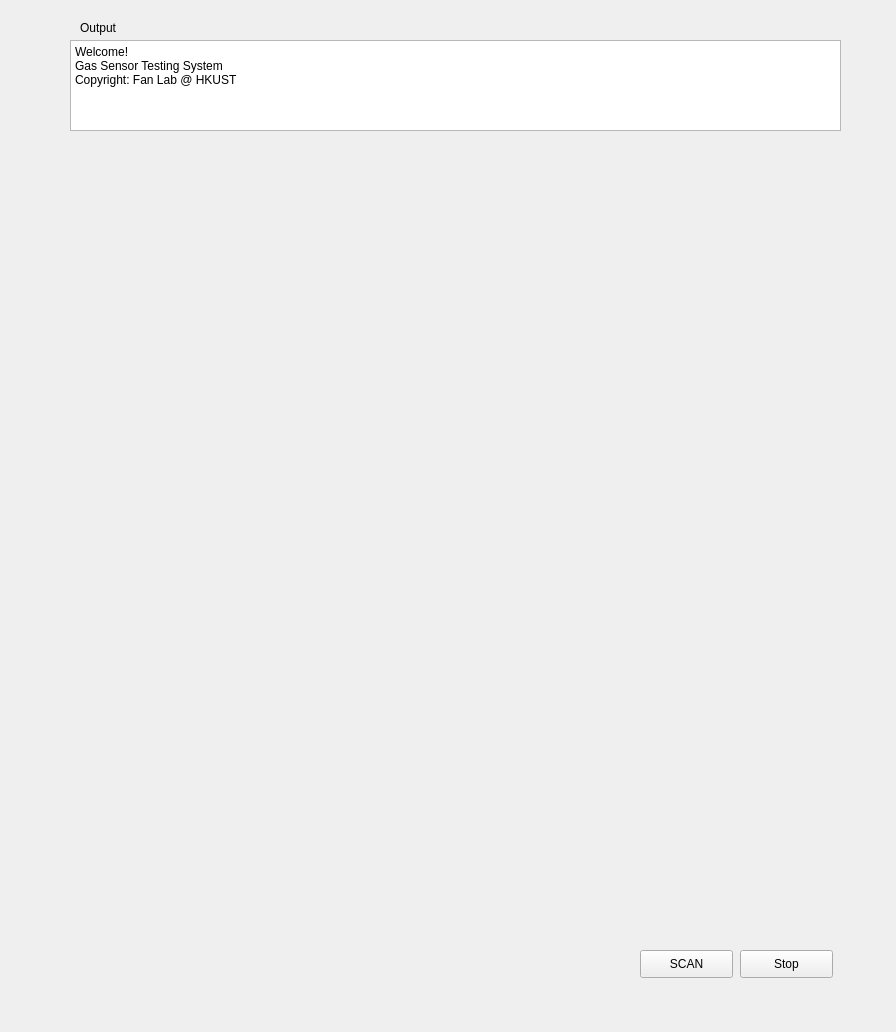
<?xml version="1.0" encoding="UTF-8"?>
<ui version="4.0">
 <class>Form</class>
 <widget class="QWidget" name="Form">
  <property name="geometry">
   <rect>
    <x>0</x>
    <y>0</y>
    <width>896</width>
    <height>1032</height>
   </rect>
  </property>
  <property name="windowTitle">
   <string>Form</string>
  </property>
  <widget class="QLabel" name="label_30">
   <property name="geometry">
    <rect>
     <x>80</x>
     <y>20</y>
     <width>72</width>
     <height>15</height>
    </rect>
   </property>
   <property name="text">
    <string>Output</string>
   </property>
  </widget>
  <widget class="QTextEdit" name="Console">
   <property name="geometry">
    <rect>
     <x>70</x>
     <y>40</y>
     <width>771</width>
     <height>91</height>
    </rect>
   </property>
   <property name="readOnly">
    <bool>true</bool>
   </property>
   <property name="html">
    <string>&lt;!DOCTYPE HTML PUBLIC &quot;-//W3C//DTD HTML 4.0//EN&quot; &quot;http://www.w3.org/TR/REC-html40/strict.dtd&quot;&gt;
&lt;html&gt;&lt;head&gt;&lt;meta name=&quot;qrichtext&quot; content=&quot;1&quot; /&gt;&lt;style type=&quot;text/css&quot;&gt;
p, li { white-space: pre-wrap; }
&lt;/style&gt;&lt;/head&gt;&lt;body style=&quot; font-family:'SimSun'; font-size:9pt; font-weight:400; font-style:normal;&quot;&gt;
&lt;p style=&quot; margin-top:0px; margin-bottom:0px; margin-left:0px; margin-right:0px; -qt-block-indent:0; text-indent:0px;&quot;&gt;Welcome!&lt;/p&gt;
&lt;p style=&quot; margin-top:0px; margin-bottom:0px; margin-left:0px; margin-right:0px; -qt-block-indent:0; text-indent:0px;&quot;&gt;Gas Sensor Testing System&lt;/p&gt;
&lt;p style=&quot; margin-top:0px; margin-bottom:0px; margin-left:0px; margin-right:0px; -qt-block-indent:0; text-indent:0px;&quot;&gt;Copyright: Fan Lab @ HKUST&lt;/p&gt;
&lt;p style=&quot;-qt-paragraph-type:empty; margin-top:0px; margin-bottom:0px; margin-left:0px; margin-right:0px; -qt-block-indent:0; text-indent:0px;&quot;&gt;&lt;br /&gt;&lt;/p&gt;&lt;/body&gt;&lt;/html&gt;</string>
   </property>
  </widget>
  <widget class="RoundProgressbar" name="IMG1" native="true">
   <property name="geometry">
    <rect>
     <x>70</x>
     <y>150</y>
     <width>700</width>
     <height>400</height>
    </rect>
   </property>
  </widget>
  <widget class="QPushButton" name="scan">
   <property name="enabled">
    <bool>true</bool>
   </property>
   <property name="geometry">
    <rect>
     <x>640</x>
     <y>950</y>
     <width>93</width>
     <height>28</height>
    </rect>
   </property>
   <property name="text">
    <string>SCAN</string>
   </property>
  </widget>
  <widget class="QPushButton" name="stop">
   <property name="geometry">
    <rect>
     <x>740</x>
     <y>950</y>
     <width>93</width>
     <height>28</height>
    </rect>
   </property>
   <property name="text">
    <string>Stop</string>
   </property>
  </widget>
  <widget class="GraphicsLayoutWidget" name="Records" native="true">
   <property name="geometry">
    <rect>
     <x>70</x>
     <y>580</y>
     <width>701</width>
     <height>331</height>
    </rect>
   </property>
  </widget>
  <zorder>scan</zorder>
  <zorder>IMG1</zorder>
  <zorder>label_30</zorder>
  <zorder>Console</zorder>
  <zorder>stop</zorder>
  <zorder>Records</zorder>
 </widget>
 <customwidgets>
  <customwidget>
   <class>RoundProgressbar</class>
   <extends>QWidget</extends>
   <header>QRoundProgressbar</header>
   <container>1</container>
  </customwidget>
  <customwidget>
   <class>GraphicsLayoutWidget</class>
   <extends>QWidget</extends>
   <header>pyqtgraph</header>
   <container>1</container>
  </customwidget>
 </customwidgets>
 <resources/>
 <connections/>
 <slots>
  <slot>NI_Init()</slot>
 </slots>
</ui>
